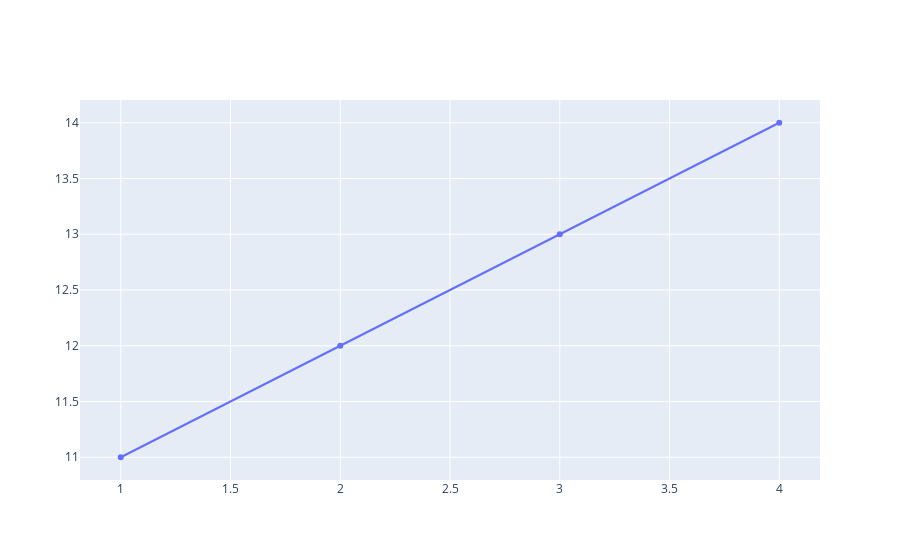

Here is the notebook cell this chart was saved with:
### Code cell
trace
go.Figure(trace)

### Figure 1 — Plotly figure (JSON) as saved in the notebook; plotly's stock layout.template omitted (floating-point values rounded to 4 significant figures)
{"data": [{"type": "scatter", "x": [1, 2, 3, 4], "y": [11, 12, 13, 14]}], "layout": {}}
